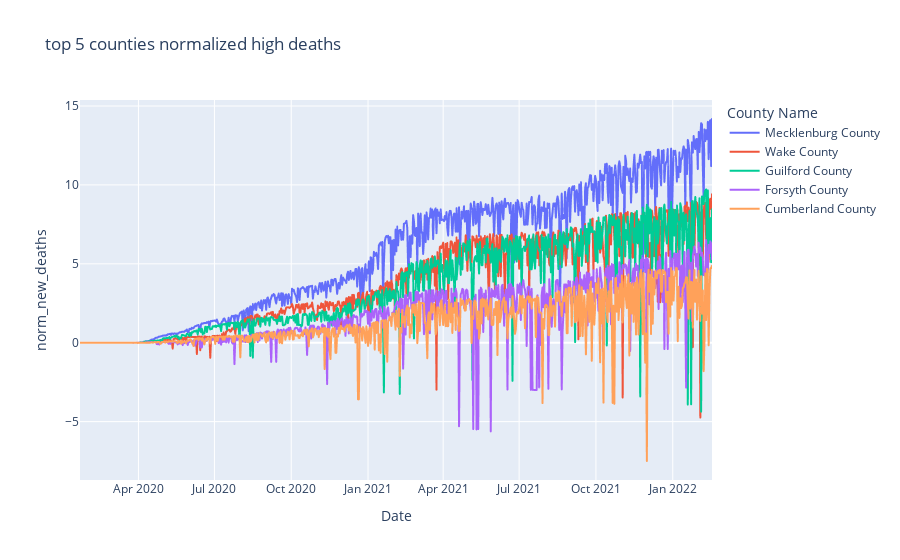

Source (notebook cell):
### Markdown cell above
### Top 5 infected counties Normalized New deaths

### Code cell
import plotly.express as px
fig = px.line(fin, x="Date", y="norm_new_deaths", color='County Name',title='top 5 counties normalized high deaths')
fig.show()

### Figure 1 — Plotly figure (JSON) as saved in the notebook; plotly's stock layout.template omitted (floating-point values rounded to 4 significant figures; data arrays with more than 128 entries replaced by an {"elided": "..."} marker saying what was removed)
{"data": [{"hovertemplate": "County Name=Mecklenburg County <br>Date=%{x}<br>norm_new_deaths=%{y}<extra></extra>", "legendgroup": "Mecklenburg County ", "line": {"color": "#636efa", "dash": "solid"}, "marker": {"symbol": "circle"}, "mode": "lines", "name": "Mecklenburg County ", "showlegend": true, "type": "scattergl", "x": {"elided": "758 str values"}, "xaxis": "x", "y": {"elided": "758 float values"}, "yaxis": "y"}, {"hovertemplate": "County Name=Wake County <br>Date=%{x}<br>norm_new_deaths=%{y}<extra></extra>", "legendgroup": "Wake County ", "line": {"color": "#EF553B", "dash": "solid"}, "marker": {"symbol": "circle"}, "mode": "lines", "name": "Wake County ", "showlegend": true, "type": "scattergl", "x": {"elided": "758 str values"}, "xaxis": "x", "y": {"elided": "758 float values"}, "yaxis": "y"}, {"hovertemplate": "County Name=Guilford County <br>Date=%{x}<br>norm_new_deaths=%{y}<extra></extra>", "legendgroup": "Guilford County ", "line": {"color": "#00cc96", "dash": "solid"}, "marker": {"symbol": "circle"}, "mode": "lines", "name": "Guilford County ", "showlegend": true, "type": "scattergl", "x": {"elided": "758 str values"}, "xaxis": "x", "y": {"elided": "758 float values"}, "yaxis": "y"}, {"hovertemplate": "County Name=Forsyth County <br>Date=%{x}<br>norm_new_deaths=%{y}<extra></extra>", "legendgroup": "Forsyth County ", "line": {"color": "#ab63fa", "dash": "solid"}, "marker": {"symbol": "circle"}, "mode": "lines", "name": "Forsyth County ", "showlegend": true, "type": "scattergl", "x": {"elided": "758 str values"}, "xaxis": "x", "y": {"elided": "758 float values"}, "yaxis": "y"}, {"hovertemplate": "County Name=Cumberland County <br>Date=%{x}<br>norm_new_deaths=%{y}<extra></extra>", "legendgroup": "Cumberland County ", "line": {"color": "#FFA15A", "dash": "solid"}, "marker": {"symbol": "circle"}, "mode": "lines", "name": "Cumberland County ", "showlegend": true, "type": "scattergl", "x": {"elided": "758 str values"}, "xaxis": "x", "y": {"elided": "758 float values"}, "yaxis": "y"}], "layout": {"legend": {"title": {"text": "County Name"}, "tracegroupgap": 0}, "title": {"text": "top 5 counties normalized high deaths"}, "xaxis": {"anchor": "y", "domain": [0, 1], "title": {"text": "Date"}}, "yaxis": {"anchor": "x", "domain": [0, 1], "title": {"text": "norm_new_deaths"}}}}
